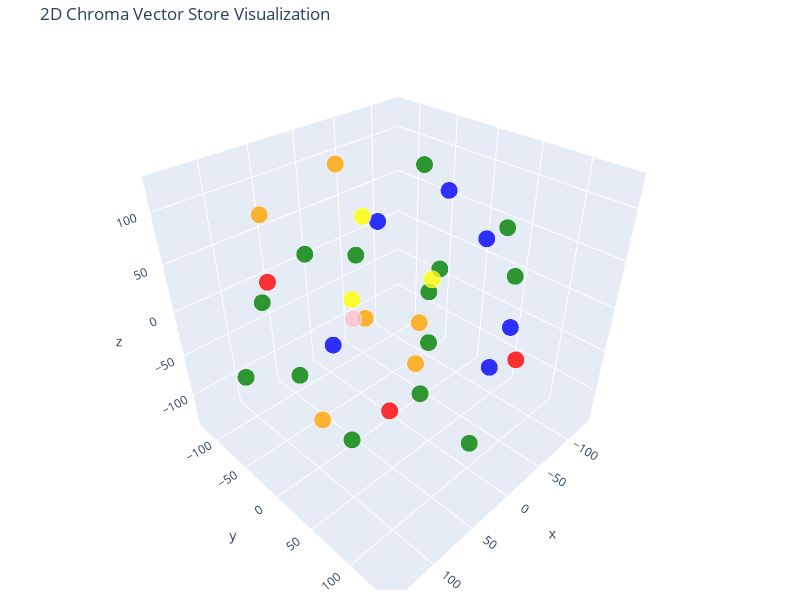

Write notebook code for a chart like this one.
### Code cell
hover_text = [
    f"Type: {doc.metadata['doc_type']}<br>Text: {doc.page_content[:100]}..."
    for doc in chunks
]
doc_types = [doc.metadata['doc_type'] for doc in chunks]

# Create 2D scatter plot
fig = go.Figure(data=[
    go.Scatter3d(
        x=reduced_vectors[:, 0],
        y=reduced_vectors[:, 1],
        z=reduced_vectors[:, 2],
        mode='markers',
        marker=dict(
            size=6,
            color=colors,  # color should match number of docs
            opacity=0.8,
            line=dict(width=0.5, color='white')
        ),
        text=hover_text,
        hoverinfo='text'
    )
])

fig.update_layout(
    title='2D Chroma Vector Store Visualization',
    xaxis_title='x',
    yaxis_title='y',
    width=800,
    height=600,
    margin=dict(r=20, b=10, l=10, t=40)
)

fig.show()

### Figure 1 — Plotly figure (JSON) as saved in the notebook; plotly's stock layout.template omitted (floating-point values rounded to 4 significant figures)
{"data": [{"hoverinfo": "text", "marker": {"color": ["blue", "blue", "blue", "blue", "blue", "blue", "green", "green", "green", "green", "green", "green", "green", "green", "green", "green", "green", "green", "green", "green", "red", "red", "red", "orange", "orange", "orange", "orange", "orange", "orange", "yellow", "yellow", "yellow", "pink"], "line": {"color": "white", "width": 0.5}, "opacity": 0.8, "size": 6}, "mode": "markers", "text": ["Type: 00_institute_overview<br>Text: // File: about_institute.md\n# About Silver Stone Institute of Engineering\n\nEstablished in 2007, Silv...", "Type: 00_institute_overview<br>Text: The institute boasts state-of-the-art infrastructure including the Aryabhata Innovation Centre and C...", "Type: 00_institute_overview<br>Text: With over 12,000 alumni shaping sectors from aerospace to sustainable energy, SSIE continues to pion...", "Type: 00_institute_overview<br>Text: # Academic Programs Offered\n\nSSIE provides four-year **Bachelor of Technology** degrees across seven...", "Type: 00_institute_overview<br>Text: Additionally, we offer two-year **M.Tech programs** in:  \n- Data Science  \n- Robotics  \n- Smart Infr...", "Type: 00_institute_overview<br>Text: The curriculum undergoes biannual review by our **Industry Advisory Board** chaired by **Dr. Nandini...", "Type: 01_academics<br>Text: // File: courses.md\n# Core Course Offerings\n\n## Foundational Courses\nAll first-year students underta...", "Type: 01_academics<br>Text: Signature courses like Embedded Systems for Indian Conditions emphasize ruggedized design for rural ...", "Type: 01_academics<br>Text: // File: departments.md\n# Academic Departments\n\n## Department of Computer Engineering\nHeaded by Dr. ...", "Type: 01_academics<br>Text: Other departments include Mechanical Engineering (Dr. Arjun Mehta), Electronics (Prof. Sneha Kulkarn...", "Type: 01_academics<br>Text: // File: exam_rules.md\n# Examination Regulations\n\nAll end-semester exams follow FairAssess protocols...", "Type: 01_academics<br>Text: Answer scripts are digitized for seven-year archival. Students access evaluated papers through Exam ...", "Type: 01_academics<br>Text: # Distinguished Faculty Directory\n\nSilver Stone Institute of Engineering (SSIE) is proud of its acco...", "Type: 01_academics<br>Text: **Dr. Kavita Mehra** serves as Dean (Academics) and Professor of Electronics, with over 22 years of ...", "Type: 01_academics<br>Text: **Prof. Rohan Iyer**, Head of the Artificial Intelligence Department, previously worked at DRDO wher...", "Type: 01_academics<br>Text: **Prof. Meera Krishnan**, Head of Biotechnology, is recognized for her research in plant genomics an...", "Type: 01_academics<br>Text: Other esteemed faculty include **Dr. Priya Rajan** (Biotechnology), **Prof. Sneha Kulkarni** (Electr...", "Type: 01_academics<br>Text: All faculty members maintain open-door policies for academic guidance and personal mentorship. Their...", "Type: 01_academics<br>Text: // File: grading_policy.md\n# Academic Evaluation System\n\nSSIE follows a 10-point grading scale where...", "Type: 01_academics<br>Text: The Transparent Evaluation Portal allows revaluation requests within seven days of results. Faculty ...", "Type: 02_admissions<br>Text: // File: admission_process.md\n# Undergraduate Admissions\n\nSSIE admits students through MHT-CET score...", "Type: 02_admissions<br>Text: Admissions conclude by July 15 with orientation commencing August 1. The institute reserves 5% super...", "Type: 02_admissions<br>Text: // File: scholarships.md\n# Financial Support Programs\n\n## Silver Merit Scholarship\nAwarded to top 10...", "Type: 03_student_life<br>Text: // File: clubs_and_societies.md\n# Student Organizations\n\n## CodeRaga Club\nIndia's largest student-ru...", "Type: 03_student_life<br>Text: Other groups include EcoWarriors (environmental audits), Matribhasha Collective (vernacular tech doc...", "Type: 03_student_life<br>Text: // File: cultural_fests.md\n# Annual Events\n\n## Aarohan Fest\nSSIE's flagship cultural festival every ...", "Type: 03_student_life<br>Text: Kala Kumbh arts festival every August showcases traditional crafts, funding tribal schools. All even...", "Type: 03_student_life<br>Text: // File: hostel_rules.md\n# Residential Guidelines\n\n## Shantivan Hostel (Men) & Prakriti Hostel (Wome...", "Type: 03_student_life<br>Text: Guests may visit Sundays 10AM-5PM after biometric registration. Hostel admission requires medical fi...", "Type: 04_infrastructure<br>Text: // File: campus_facilities.md\n# Infrastructure\n\n## Academic Facilities\nVigyan Bhavan central library...", "Type: 04_infrastructure<br>Text: Solar panels meet 70% energy needs. Rainwater harvesting sustains 25-acre greenery. Zero Waste initi...", "Type: 04_infrastructure<br>Text: // File: placement_cell.md\n# Career Development\n\nLed by Mr. Ajay Bannerjee, the placement cell maint...", "Type: 05_contact<br>Text: // File: contact_info.md\n# Institutional Contacts\n\n## Main Campus\nSilver Stone Institute of Engineer..."], "type": "scatter3d", "x": [-11.71, -73.77, 59.78, -55.63, -108.1, -71.11, 0.2364, 141.8, 54.83, 5.037, -117.7, -40.75, 80.42, -88.17, 7.905, 63.19, -130.2, 82.03, -76.96, 9.709, 3.753, 3.173, 122.6, 72.87, 0.5809, 133.5, 74.93, -11.54, -16.34, 43.08, -51.12, -54.23, 73.41], "y": [90.45, 62.51, -16.71, 93.05, -30.34, -94.26, 43.77, -34.19, 86.42, -122.4, -45.99, -2.554, -92.69, 56.32, -40.27, -69.32, 43.12, 29.55, -22.58, 107.1, 140.0, -2.221, -12.0, 99.96, 30.44, 57.67, -86.83, -51.97, -91.9, 9.83, -117.8, -0.9149, 28.85], "z": [98.83, -82.02, -23.93, -7.083, 68.56, 24.79, 34.04, -23.09, -20.2, 5.109, -32.35, 123.2, -4.114, 67.16, 38.81, -89.35, -8.137, -95.04, -98.88, -95.64, 16.76, -133.3, 73.64, 67.54, -52.64, -15.28, 87.04, -48.06, 104.7, 108.5, -75.13, 2.595, 35.17]}], "layout": {"height": 600, "margin": {"b": 10, "l": 10, "r": 20, "t": 40}, "title": {"text": "2D Chroma Vector Store Visualization"}, "width": 800, "xaxis": {"title": {"text": "x"}}, "yaxis": {"title": {"text": "y"}}}}
